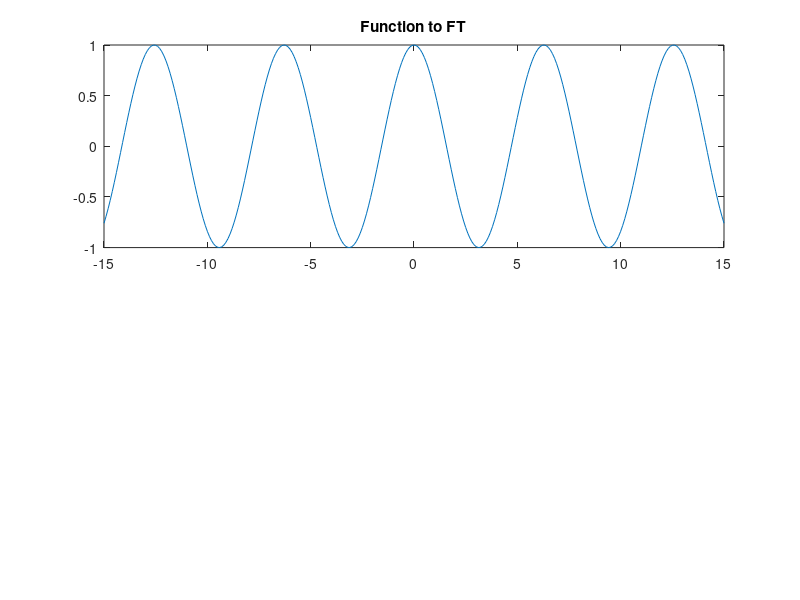

Here is the MATLAB script that generated this plot: (Note: this script raises an error after producing the figure.)
% 1D Fourier Transform script - By Ashkan Pakzad on 27 November 2018
%% Generate x grid
xmin = -15;
xmax = 15;
x = xmin:0.1:xmax;

%% Compute function
y = cos(x);
%% Compute Fourier Transform 
kvals = -10:0.01:10;
S = zeros(length(kvals), 1);
i = 0;
for k = kvals(1:end)
    i=i+1;
    S(i) = trapz(x,y.*exp(-1i*2*pi*k*x));
end
%% Plot Function and FT
figure('units','normalized','outerposition',[0 0 1 1])
h1 = subplot(2,1,1);
plot(x,y);
hold on
ax = gca;
title('Function to FT')
ax.XLim = [-inf inf];
ax.YLim = [-inf inf];

h2 = subplot(2,1,2);
plot(kvals,real(S),'Linestyle','-','Color','b')
hold on
plot(kvals,imag(S),'Linestyle','-','Color','r')
ax = gca;
ax.XLim = [-inf inf];
ax.YLim = [-inf inf];
title('FT of Function')
legend('Real','Imag','Location','best')



